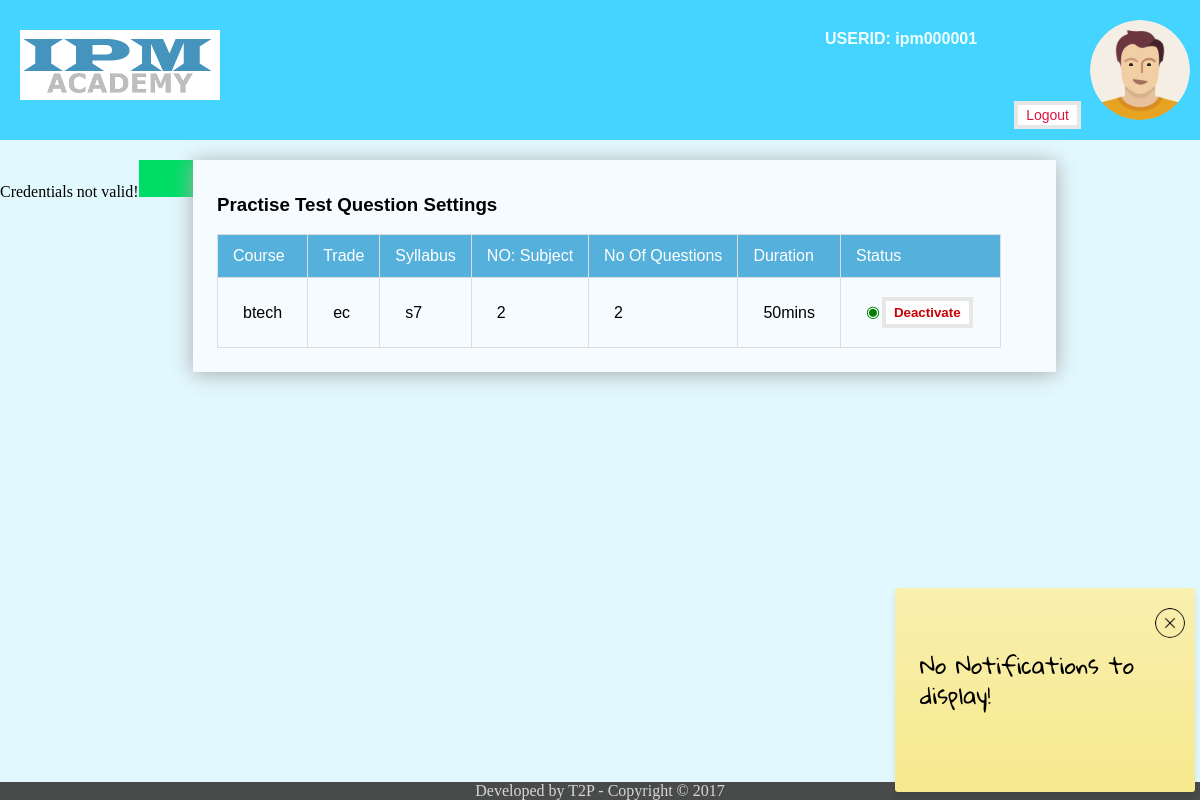
Screenshot of /practisetestbank.php (signed in) with the database file from the repository.
### tables this page shows
CREATE TABLE IF NOT EXISTS `practise_test` (
  `course` varchar(20) NOT NULL,
  `trade` varchar(20) NOT NULL,
  `syllabus` varchar(20) NOT NULL,
  `nosubject` varchar(20) NOT NULL DEFAULT '0',
  `noq` int(5) NOT NULL,
  `duration` int(20) NOT NULL,
  `status` int(2) NOT NULL,
  `sub1` varchar(20) DEFAULT NULL,
  `sub2` varchar(20) DEFAULT NULL,
  `sub3` varchar(20) DEFAULT NULL,
  `sub4` varchar(20) DEFAULT NULL,
  `sub5` varchar(20) DEFAULT NULL,
  `sub6` varchar(20) DEFAULT NULL
);

### practisetestbank.php (the view, shortened to what this page needs)
<!doctype html>
<html>
<head>
<link href="/ipm/css/main.css" type="text/css" rel="stylesheet" />
</head>
<body>
<div id="topbar">
	<div id="tpbarright">
		<div id="tpbartxt">
				<?php
					if(isset($_SESSION['userid']))
					 {echo ("USERID: ".$_SESSION['userid']);
					  echo("<a class='button logout' href='logout.php'>Logout</a>");
					 }
					else
						header("Location:adminlogin.php");
				?>
		</div>
	</div>
</div>
<div id="topbar">
	<div id="mainlogo"></div>
	<div id="tpbarright">
		<div id="tpbartxt">
				<?php
					if(isset($_SESSION['userid']))
					 {echo ("USERID: ".$_SESSION['userid']);
					  echo("<a class='button logout' href='logout.php'>Logout</a>");
					 }
					else
						header("Location:adminlogin.php");
				?>
		</div>
		<div class="gendicon <?php echo ('male'); ?>"></div>
	</div>
</div>
<div id="main">
	<div id= 'notification' class="cusscroll" >
	 <?php
		include("shownotification.php");
	?>
	</div>
	<div id="leftpane">
		<?php include("adminsidebar.php");	?>
	</div>
	<div id="surface">
		<div id="body_card">
			<?php
				include ('backend/mysqli_plug.php');
				$query="SELECT * from `ipm`.`practise_test`;";
				$result=mysqli_query($db,$query);
			?>
			<h3>Practise Test Question Settings</h3>
			<table class="tbl">
			<tr class="tbl_head">
				<td>Course</td>
				<td>Trade</td>
				<td>Syllabus</td>
				<td>NO: Subject</td>
				<td>No Of Questions</td>
				<td>Duration</td>
				<td>Status</td>
			</tr>
			<?php
			$rows=0;
			if($result) $rows = mysqli_num_rows($result);
			if($rows !=0)
				{
					while($temp=mysqli_fetch_array($result))
					{
						echo "<tr><td>".$temp['course']."</td>";
						echo "<td>".$temp['trade']."</td>";
						echo "<td>".$temp['syllabus']."</td>";
						echo "<td>".$temp['nosubject']."</td>";
						echo "<td>".$temp['noq']."</td>";
						echo "<td>".$temp['duration']."mins</td>";
						if($temp['status']==1)
						echo "<td><font color='#008000' face='Tahoma, Geneva, sans-serif'>&#9673;</font><button name='test' class='button smallbtn' type='button' value='0' onclick='editrandom(this)'><font color='#C90104' face='Tahoma, Geneva, sans-serif'>Deactivate</font></button></td>";
					}
				}
				else echo"<tr><td colspan='6'>No records found</td></tr>";
			?>
			</table>
		</div>
	</div>
</div>
<div id="footer">
Developed by T2P - Copyright © 2017
</div>
</body>
</html>

### css/main.css (style rules this page uses)
body { background-color: rgba(177, 237, 255, 0.36); }
#footer { position: fixed; bottom: 0px; left: 0px; width: 100%; z-index: 8; text-align: center; color: #d6d6d6; background-color: #494a4a; }
#topbar { background-color: rgb(69, 212, 255); height: 140px; width: 100%; position: fixed; top: 0px; left: 0px; z-index: 10; }
#mainlogo { background-image: url(../resources/ipm_logo.png); background-size: contain; width: 200px; height: 70px; position:fixed; top: 30px; left: 20px; }
#tpbarright { position: fixed; right: 20px; height: 120px; width: 300px; }
#tpbartxt { position:fixed; height: 95px; width: 250px; top: 20px; right: 115px; color: azure; font-size: 16px; font-weight: 600; font-family: 'lucida grande',tahoma,verdana,arial,sans-serif; padding: 10px; }
.gendicon { position: fixed; height: 100px; width: 100px; border-radius: 50%; right: 10px; top: 20px; background-size: contain; overflow: hidden; }
.male { background-image: url(../resources/male.png); }
#leftpane { position: fixed; top: 160px; left: 0px; }
#main { position: relative; top: 152px; width: 100%; }
#surface { display: inline-block; vertical-align: top; margin-left: 185px; }
#body_card { position: relative; background-color: #f6fbff; height: auto; width: 815px; padding: 1.5rem; padding-top: 15px; box-shadow: 0 2px 20px #aaa; font-family: 'lucida grande',tahoma,verdana,arial,sans-serif; }
.button { background-color: white; color: black; border: 4px solid #e7e7e7; text-align: center; text-decoration: none; font-weight: 600; display: inline-block; margin: 4px 2px; -webkit-transition-duration: 0.2s; transition-duration: 0.2s; cursor: pointer; }
.smallbtn { padding: 4px 8px; }
.logout { font-size: 14px; font-weight: 300; color: crimson; position: absolute; bottom: 2px; right: 2px; padding: 2px 8px; }
.tbl { border-collapse: collapse; }
.tbl td { border: 1px solid #ddd; padding: 15px 25px; }
.tbl_head td { background-color:rgb(85, 177, 220); padding: 12px 15px; color: white; }
#notification { display: block; padding: 4px 25px 25px; margin: 0 auto 3px auto; width: 250px; height: 175px; font: 20px 'Gloria Hallelujah', cursive; line-height: 1.5; border: 0; border-radius: 3px; background: -webkit-linear-gradient(#F9EFAF, #F7E98D); background: -moz-linear-gradient(#F9EFAF, #F7E98D); background: -o-linear-gradient(#F9EFAF, #F7E98D); background: -ms-linear-gradient(#F9EFAF, #F7E98D); background: linear-gradient(#F9EFAF, #F7E98D); box-shadow: 0 4px 6px rgba(0,0,0,0.1); overflow-y: scroll; transition: box-shadow 0.5s ease; font-smoothing: subpixel-antialiased; max-width: 520px; max-height: 250px; float: right; position: fixed; bottom: 5px; right: 5px; z-index: 9; }

### rows the page displays
practise_test: course "btech", trade "ec", syllabus "s7", nosubject "2", noq "2", duration "50", status "Deactivate"

### other values shown
$_SESSION['userid'] "ipm000001"
